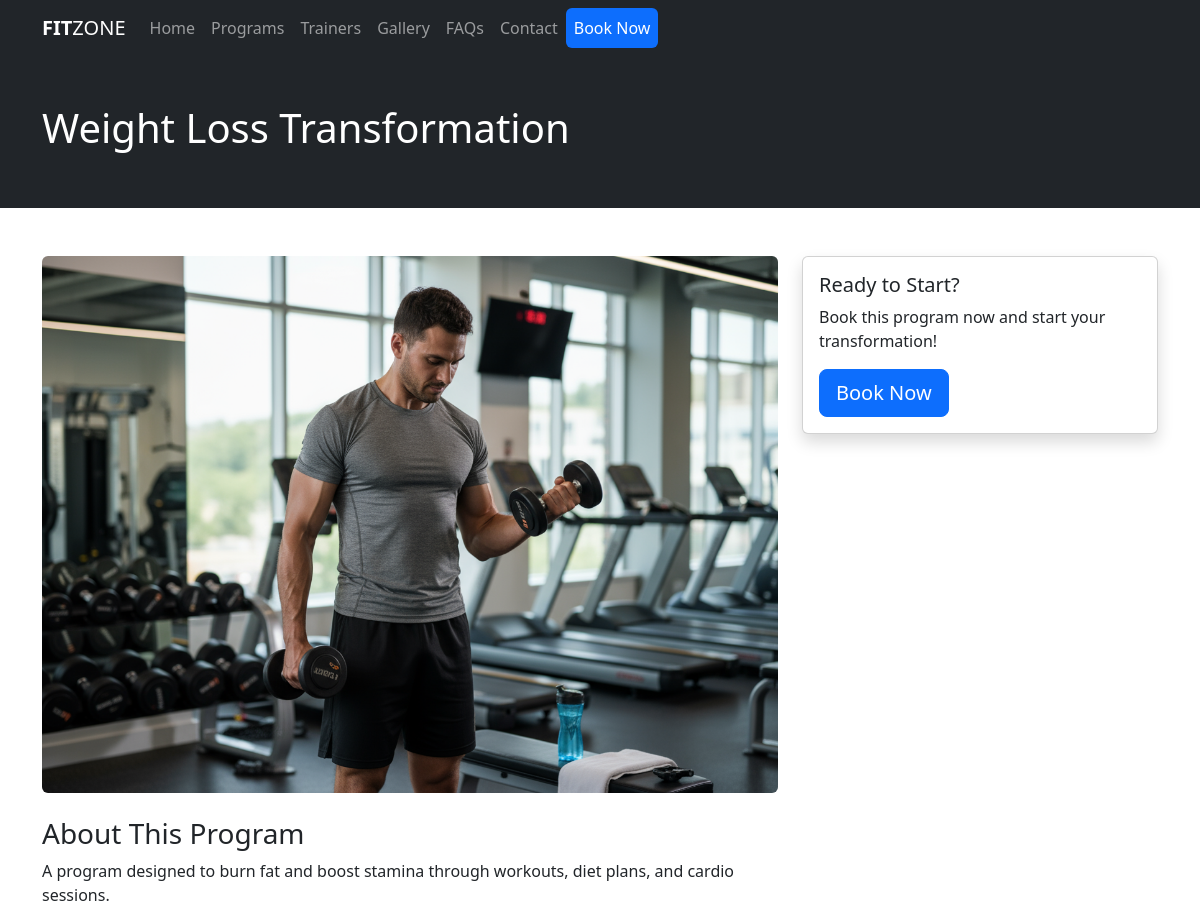
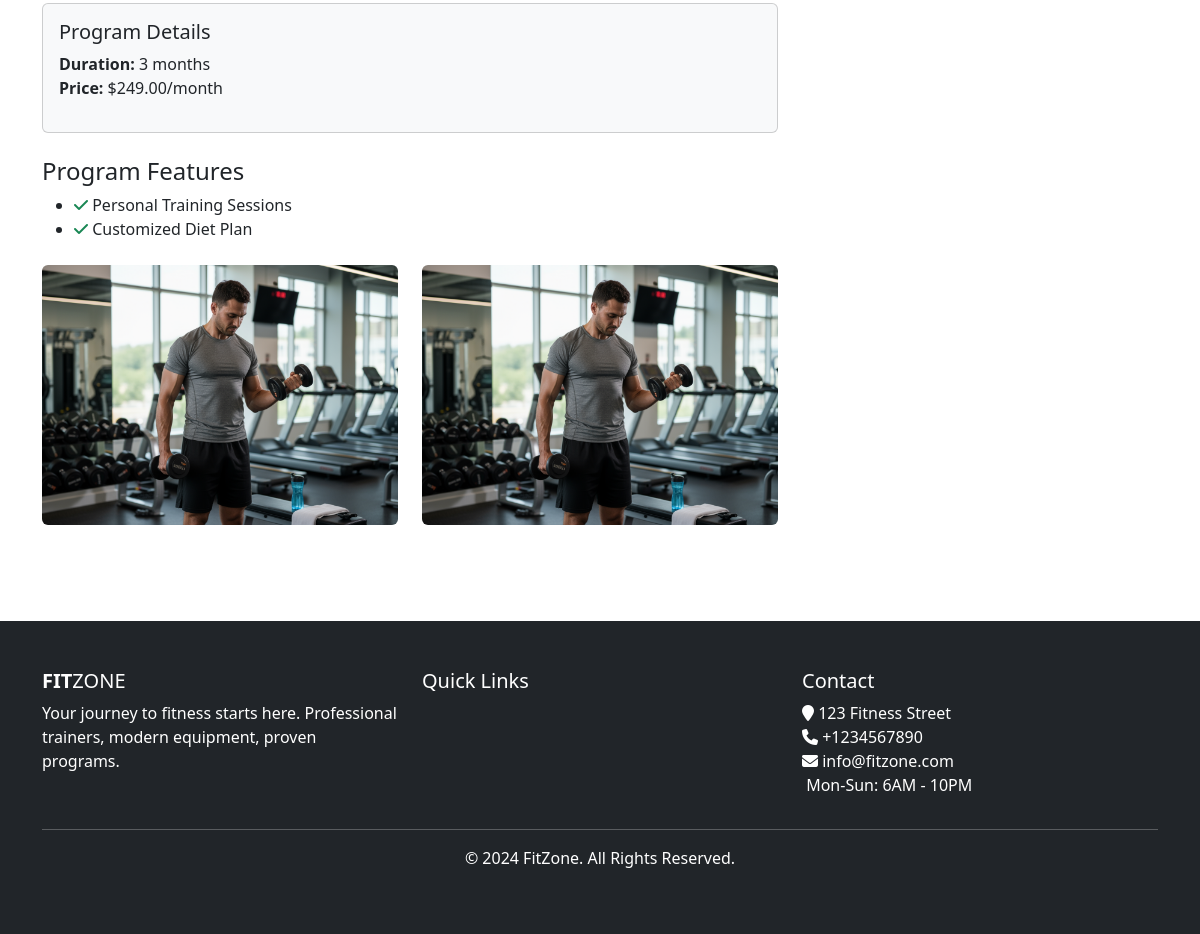
The page /programs/3/ on the database its author committed (2 pictures, top to bottom).
### gym/models.py (models this page shows, shortened)
class Program(models.Model):
    title = models.CharField(max_length=120)
    description = models.TextField()
    features = models.ManyToManyField('Feature',blank=True)
    thumbnail = models.ImageField(upload_to='programs/')
    cover = models.ImageField(upload_to='programs/')
    image1 = models.ImageField(upload_to='programs/', blank = True , null = True)
    image2 = models.ImageField(upload_to='programs/', blank = True , null = True)
    duration = models.CharField(max_length=50, help_text="e.g., 3 months, 6 weeks")
    price = models.DecimalField(max_digits=8, decimal_places=2, null = True,blank = True)

class Feature(models.Model):
    title = models.CharField(max_length=120)

### gym/views.py (the view)
# urls.py: path('programs/<int:pk>/',views.ProgramDetailsView.as_view(),name='program_details'),
class ProgramDetailsView(DetailView):
    template_name = 'gym/program_details.html'
    queryset = Program.objects.all()
    context_object_name = 'program_details'

### gym/context_processors.py (called while the page is built)
def footer_content(request):
    programs = Program.objects.all()[:4]
    trainers = Trainer.objects.all()[:4]
    context = {
        'footer_programs': programs,
        'footer_trainers': trainers
    }
    return context

### templates/gym/program_details.html
{% extends "base.html" %}
{% load static %}
{% block maincontent%}
<div class="inner-banner bg-dark text-white py-5">
    <div class="container">
        <h1>{{ program_details.title }}</h1>
    </div>
</div>
<div class="main-content py-5">
    <div class="container">
        <div class="row">
            <div class="col-md-8">
                <img src="{{ object.cover.url }}" class="img-fluid rounded mb-4" alt="{{ object.title }}">
                <h3>About This Program</h3>
                <p>{{ object.description }}</p>
                <div class="card bg-light mb-4">
                    <div class="card-body">
                        <h5>Program Details</h5>
                        <ul class="list-unstyled">
                            <li><strong>Duration:</strong> {{ object.duration }}</li>
                            {% if object.price %}
                            <li><strong>Price:</strong> ${{ object.price }}/month</li>
                            {% endif %}
                        </ul>
                    </div>
                </div>
                <h4>Program Features</h4>
                <ul>
                    {% for feature in object.features.all %}
                    <li><i class="fa fa-check text-success"></i> {{ feature.title }}</li>
                    {% endfor %}
                </ul>
                {% if object.image1 or object.image2 %}
                <div class="row mt-4">
                    {% if object.image1 %}
                    <div class="col-md-6">
                        <img src="{{ object.image1.url }}" class="img-fluid rounded" alt="Program image">
                    </div>
                    {% endif %}
                    {% if object.image2 %}
                    <div class="col-md-6">
                        <img src="{{ object.image2.url }}" class="img-fluid rounded" alt="Program image">
                    </div>
                    {% endif %}
                </div>
                {% endif %}
            </div>
            <div class="col-md-4">
                <div class="card shadow">
                    <div class="card-body">
                        <h5>Ready to Start?</h5>
                        <p>Book this program now and start your transformation!</p>
                        <a href="{% url "Booking:booking" %}" class="btn btn-primary btn-block btn-lg">Book Now</a>
                    </div>
                </div>
            </div>
        </div>
    </div>
</div>
{% endblock %}

### rows shown on the page
Program: title "Weight Loss Transformation", cover (picture), description "A program designed to burn fat and boost stamina through workouts, diet plans, and cardio sessions.", duration "3 months", price "249.00", image1 (picture), image2 (picture)
Feature: title "Personal Training Sessions"
Feature: title "Customized Diet Plan"
